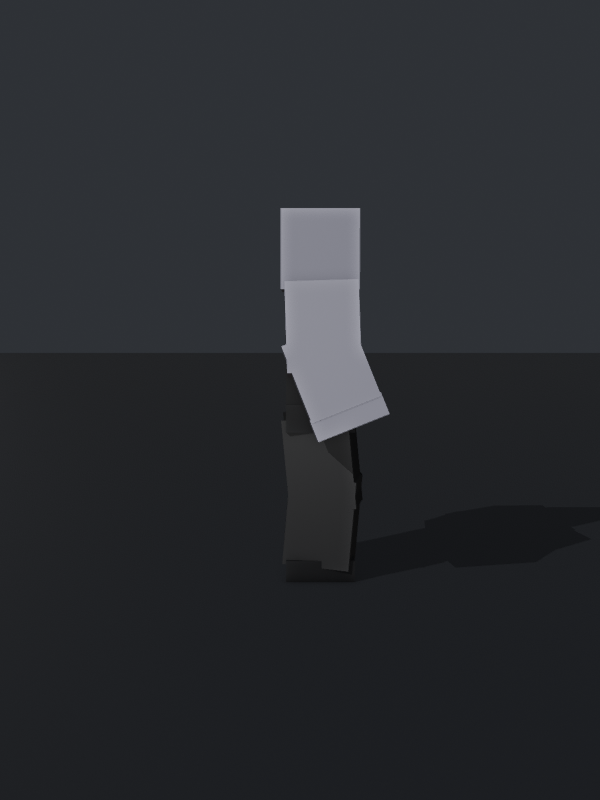
#> input picture Game/assets/vfx/previews/thunder_lance/pose_side_00.png, 600 x 800 px, found by its file name; its folder holds 4 pictures in this run
$ python compose_thunder_lance_stage3.py
#> lines starting #> are read from the running program, lines starting #| are printed output that depends on the picture
"""Spin for Abilities - Thunder Lance stage 3: animated GIFs + motion path sheet.

Run with the system Python (needs Pillow), after render_thunder_lance_poses.py (FRAMES 0-30) and
render_thunder_lance_motion_path.py (previews/thunder_lance/motion_path_{side,top,34}.png):
    python compose_thunder_lance_stage3.py
Writes, in Game/assets/vfx/previews/:
    thunder_lance_side_30fps.gif   side view, every frame 0-30 at 30 fps (frames rendered by Blender)
    thunder_lance_side_025x.gif    the same frames at 0.25x speed (7.5 fps)
    thunder_lance_stage3_paths.png motion path of the right hand (F8-F24) from the side, top and 3/4
GIF delays are whole centiseconds, so 30 fps alternates 30/30/40 ms (average 33.3 ms) and 0.25x
alternates 130/130/140 ms (average 133.3 ms). After frame 30 the ready pose holds for 0.5 s (labelled)
so the loop point is visible; the animation itself is frames 0-30 only.
"""
import os
from PIL import Image, ImageDraw, ImageFont

ROOT = r"C:\Roblox\Spin for ability\Game\assets\vfx\previews"
FRAMES_DIR = os.path.join(ROOT, "thunder_lance")
FIRST, LAST, HIT = 0, 30, 15
NAMES = {0: "ready", 4: "SUMMON", 8: "spear formed", 10: "draw back", 12: "wind-up (stop)", 13: "hold",
         14: "whip", 15: "RELEASE", 16: "overshoot", 18: "follow-through", 24: "settle", 27: "step back", 30: "ready"}
SIZE = (450, 600)


def font(size, bold=True):
    for name in (("segoeuib.ttf" if bold else "segoeui.ttf"), "arialbd.ttf"):
        try:
            return ImageFont.truetype(name, size)
        except OSError:
            pass
    return ImageFont.load_default()


def labelled(f, extra=""):
#> called with f = 0, extra = ''
    img = Image.open(os.path.join(FRAMES_DIR, f"pose_side_{f:02d}.png")).convert("RGB").resize(SIZE, Image.LANCZOS)
    d = ImageDraw.Draw(img)
    hit = f in (HIT, 4)
    text = f"frame {f:2d}  {f / 30:.3f} s  {NAMES.get(f, '')}{extra}"
    d.rectangle((0, 0, SIZE[0], 34), fill=(20, 22, 28))
    d.text((10, 6), text, fill=(168, 230, 255) if hit else (230, 235, 240), font=font(18))
    if hit:
        d.rectangle((1, 1, SIZE[0] - 2, SIZE[1] - 2), outline=(168, 230, 255), width=3)
    return img


def gif(path, base_ms):
    frames = [labelled(f) for f in range(FIRST, LAST + 1)]
#> call 2 of labelled, with f = 1, extra = ''
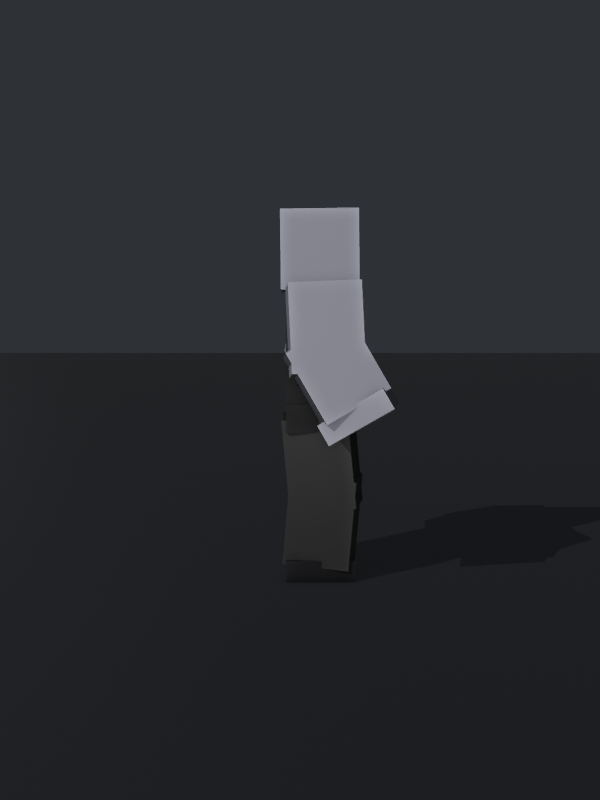
#> input picture Game/assets/vfx/previews/thunder_lance/pose_side_01.png, 600 x 800 px, found by its file name
#> call 3 of labelled, with f = 2, extra = ''
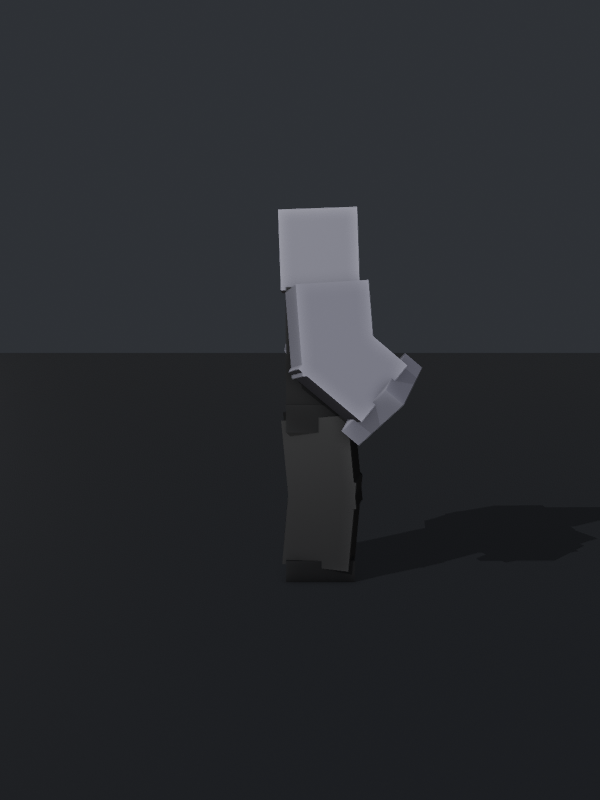
#> input picture Game/assets/vfx/previews/thunder_lance/pose_side_02.png, 600 x 800 px, found by its file name
#> call 4 of labelled, with f = 3, extra = ''
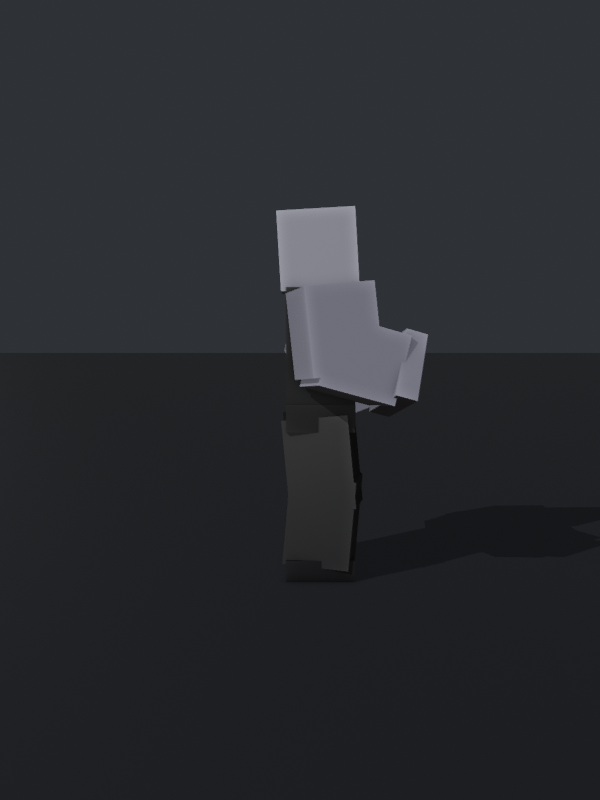
#> input picture Game/assets/vfx/previews/thunder_lance/pose_side_03.png, 600 x 800 px, found by its file name
    pattern = [base_ms, base_ms, base_ms + 10]
    durations = [pattern[i % 3] for i in range(len(frames))]
    frames.append(labelled(LAST, "  (0.5 s pause, not in anim)"))
    durations.append(500)
    pal = [f.quantize(colors=128, method=Image.Quantize.MEDIANCUT) for f in frames]
    pal[0].save(path, save_all=True, append_images=pal[1:], duration=durations, loop=0, disposal=2)
    anim_ms = sum(durations[:-1])
    print(f"wrote {path}: {len(frames) - 1} frames, {anim_ms} ms for frames 0-30 "
          f"({(len(frames) - 1) / (anim_ms / 1000):.2f} fps)")


def paths_sheet():
    views = [("side", "Side (forward = right)"), ("top", "Top (forward = up)"), ("34", "3/4 front")]
    imgs = [Image.open(os.path.join(FRAMES_DIR, f"motion_path_{v}.png")).convert("RGB") for v, _ in views]
    w, h = imgs[0].size
    pad, head = 10, 70
    sheet = Image.new("RGB", (pad + len(imgs) * (w + pad), head + h + pad + 40), (24, 26, 33))
    d = ImageDraw.Draw(sheet)
    d.text((pad, 8), "Thunder Lance - right hand motion path (Blender Motion Paths, RightWrist bone tail, F8-F24; rig shown at F15)",
           fill=(242, 251, 255), font=font(24))
    for i, ((_, title), img) in enumerate(zip(views, imgs)):
        x = pad + i * (w + pad)
        d.text((x, 42), title, fill=(255, 220, 60), font=font(18))
        sheet.paste(img, (x, head))
    d.text((pad, head + h + 8), "Dots = whole frames (blue + label at F12, F15, F18, F24). F8 -> F12: drawn back level at "
           "shoulder height, full stop at F12; F12 -> F15: up OVER the shoulder and forward (widest spacing = fastest, "
           "into the release); F15 -> F18: down and across toward the left knee; F18 -> F24: up to the guard.",
           fill=(220, 225, 235), font=font(15, False))
    out = os.path.join(ROOT, "thunder_lance_stage3_paths.png")
    sheet.save(out)
    print("wrote", out, sheet.size)


#> (the run stopped early here; a loop or call above may not have finished)
